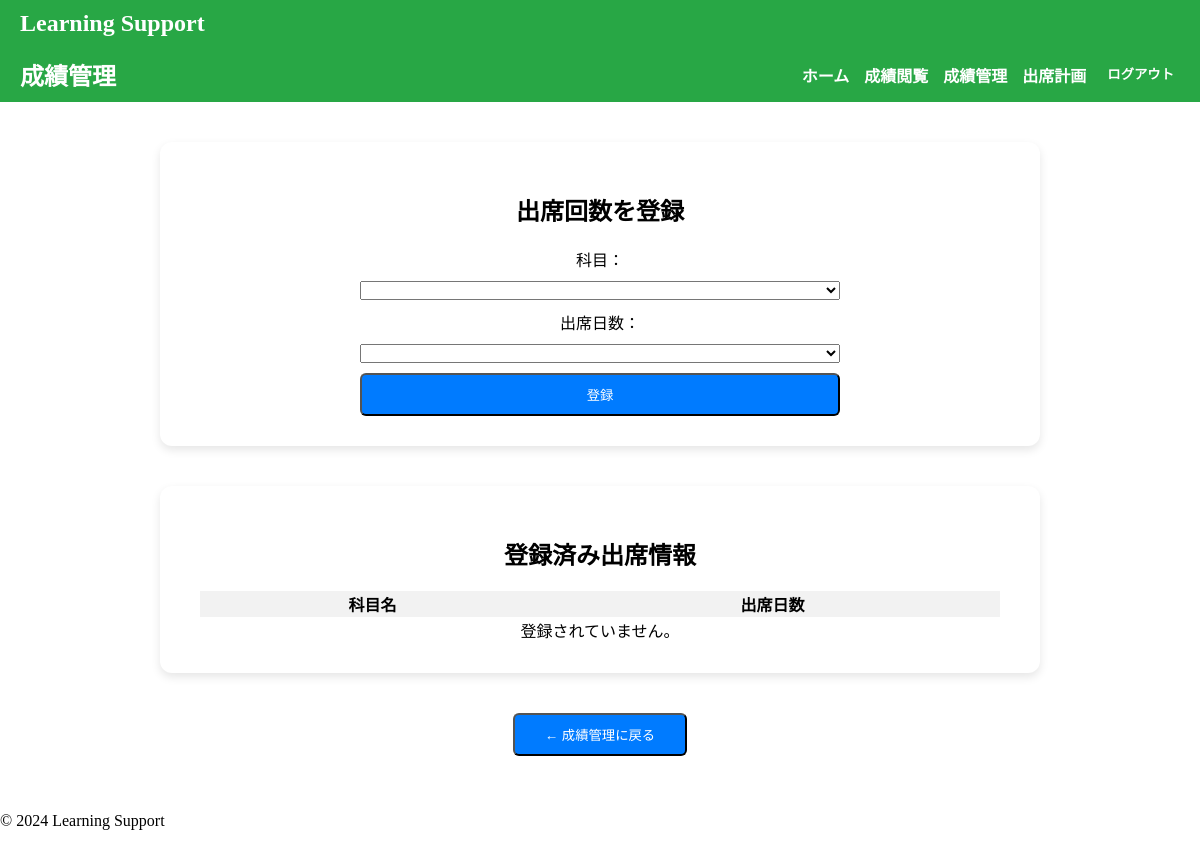
Page /core/register/attendance/ (signed in) on the earlier database version.
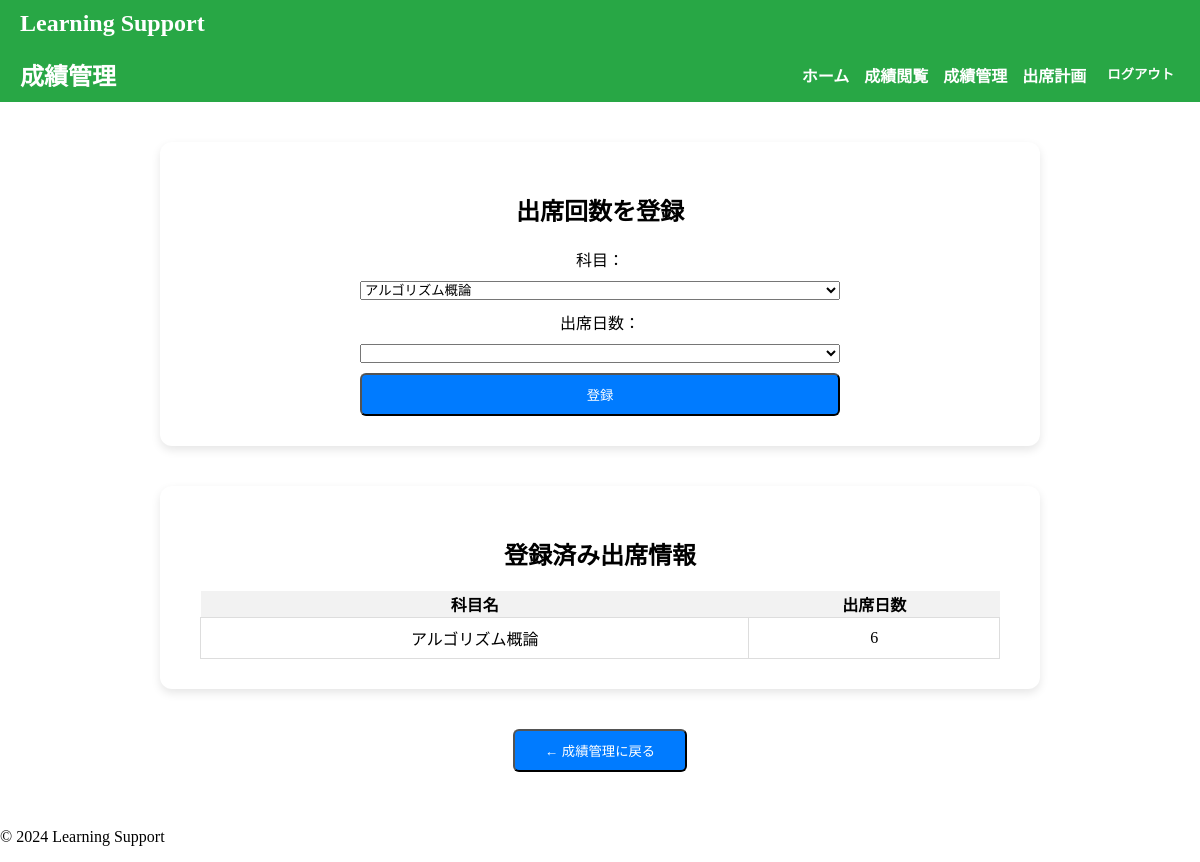
Same page on the later database version.
### core/models.py (models this page shows, shortened)
class Subject(models.Model):
    SUBJECT_CLASS_CHOICES = [
        ('必修', '必修'),
        ('教養', '教養'),
        ('専門', '専門'),
    ]
    DAY_CHOICES = [
    ('月', '月曜日'),
    ('火', '火曜日'),
    ('水', '水曜日'),
    ('木', '木曜日'),
    ('金', '金曜日'),
    ]
    day_of_week = models.CharField(max_length=2, choices=DAY_CHOICES, default='月')
    subject_id = models.AutoField(primary_key=True)
    student = models.ForeignKey(Student, on_delete=models.CASCADE)
    subject_name = models.CharField(max_length=50)
    subject_class = models.CharField(max_length=10, choices=SUBJECT_CLASS_CHOICES)
    subject_score = models.IntegerField(default=1)
    subject_count = models.IntegerField(default=0)
    lesson_days = models.IntegerField(default=15)
    attend_days = models.IntegerField(default=0)
    lesson_count = models.IntegerField(default=0)
    date = models.CharField(max_length=10, default="月曜日")  # 曜日
    table = models.CharField(max_length=10, default="1限目")  # 時間割

### core/views.py (the view, shortened to what this page needs)
# urls.py: path('register/attendance/', views.attendance_register, name='attendance_register'),    #出席回数登録
@login_required
def attendance_register(request):
    student = Student.objects.get(user=request.user)
    subjects = Subject.objects.filter(student=student)
    attendance_range = range(1, 16)  # 1～15
    return render(request, "core/attendance_register.html", {
        "subjects": subjects,
        "attendance_range": attendance_range,
    })

### core/templates/core/attendance_register.html (shortened to what this page needs)
{% extends 'base.html' %}
{% block content %}
<header style="display: flex; justify-content: space-between; align-items: center; padding: 10px 20px; background-color: #28a745; color: white;">
    <h1 style="margin: 0; font-size: 1.5rem;">成績管理</h1>
    <nav>
        <ul style="list-style: none; display: flex; gap: 15px; margin: 0; padding: 0;">
            <li><a href="{% url 'core:student_home' %}" style="text-decoration: none; color: white; font-weight: bold;">ホーム</a></li>
            <li><a href="{% url 'core:grade_view' %}" style="text-decoration: none; color: white; font-weight: bold;">成績閲覧</a></li>
            <li><a href="{% url 'core:manage_grades' %}" style="text-decoration: none; color: white; font-weight: bold;">成績管理</a></li>
            <li><a href="{% url 'core:attendance_plan' %}" style="text-decoration: none; color: white; font-weight: bold;">出席計画</a></li>
            <li>
                <form method="POST" action="{% url 'core:logout' %}" style="display: inline;">
                    <button type="submit" style="background: none; border: none; color: white; font-weight: bold; cursor: pointer;">ログアウト</button>
                </form>
            </li>
        </ul>
    </nav>
</header>
<div style="padding:40px;display:flex;flex-direction:column;align-items:center;">
    <div style="background:white;padding:30px 40px;border-radius:12px;box-shadow:0 4px 10px rgba(0,0,0,0.1);width:90%;max-width:800px;text-align:center;">
        <h2>出席回数を登録</h2>
        <form method="POST" action="{% url 'core:attendance_register' %}" style="margin-top:20px;">
            <label>科目：</label><br>
            <select name="subject_id" class="form-control" style="width:60%;margin:10px auto;">
                {% for subject in subjects %}
                    <option value="{{ subject.subject_id }}">{{ subject.subject_name }}</option>
                {% endfor %}
            </select><br>
            <label>出席日数：</label><br>
            <select name="attend_days" class="form-control" style="width:60%;margin:10px auto;">
            </select><br>
            <button type="submit" class="btn btn-primary" style="width:60%;">登録</button>
        </form>
    </div>
    <div style="background:white;margin-top:40px;padding:30px 40px;border-radius:12px;box-shadow:0 4px 10px rgba(0,0,0,0.1);width:90%;max-width:800px;text-align:center;">
        <h2>登録済み出席情報</h2>
        <table style="width:100%;border-collapse:collapse;margin-top:15px;text-align:center;">
            <thead style="background-color:#f2f2f2;">
                <tr>
                    <th>科目名</th>
                    <th>出席日数</th>
                </tr>
            </thead>
            <tbody>
                {% for subject in subjects %}
                    <tr>
                        <td style="border:1px solid #ddd;padding:8px;">{{ subject.subject_name }}</td>
                        <td style="border:1px solid #ddd;padding:8px;">{{ subject.attend_days }}</td>
                    </tr>
                {% empty %}
                    <tr><td colspan="2">登録されていません。</td></tr>
                {% endfor %}
            </tbody>
        </table>
    </div>
    <div style="margin-top:40px;">
        <form method="GET" action="{% url 'core:manage_grades' %}">
            <button type="submit" class="btn btn-secondary" style="padding:10px 30px;">← 成績管理に戻る</button>
        </form>
    </div>
</div>
{% endblock %}

Differences in the rows shown:
added Subject: subject_name "アルゴリズム概論", attend_days "6"
Other differences:
form field subject_id: (not shown) → "アルゴリズム概論"
text no longer shown: "登録されていません。"
